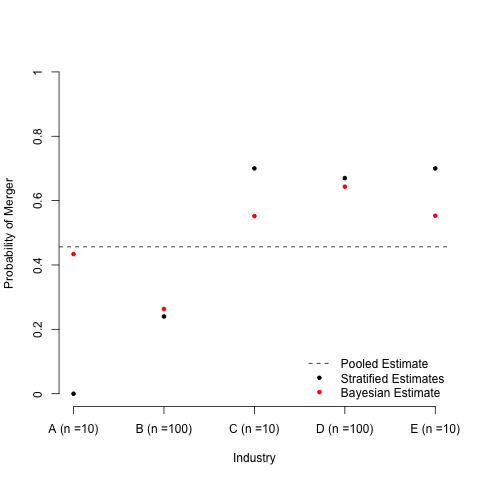

The script that saved this image:
library(nimble)
setwd("/Users/aoganisi/Dropbox/Stable Markets/BayesianTutorials/PartialPooling")

################################################################################
#####                       Simulate Data                                  #####
################################################################################
set.seed(10)

d_A<-rbinom(n = 10,  size = 1, prob =  .2)
d_B<-rbinom(n = 100, size = 1, prob = .3)
d_C<-rbinom(n = 10, size = 1, prob = .45)
d_D<-rbinom(n = 100, size = 1, prob = .7)
d_E<-rbinom(n = 10, size = 1, prob = .8)

approve <- c(d_A, d_B, d_C, d_D, d_E)
industry <- as.factor(c(rep('A', 10),  rep('B', 100), rep('C', 10),
              rep('D', 100), rep('E', 10) ))

mod_mat <- model.matrix(lm(approve ~ industry))

d_list <- list(X = mod_mat, 
               approve = approve)

p <- ncol(mod_mat)
n <- nrow(mod_mat)

################################################################################
#####                       Bayesian Esimtate                              #####
################################################################################

code <- nimbleCode({
  
  for(i in 1:p){
    beta[i] ~ dnorm(0, 3)
  }
  
  
  logit(eta[1:n]) <- X[1:n,1:p] %*% beta[1:p]
  
  
  for(i in 1:n) {
    approve[i] ~ dbern(prob = eta[i] )  
  }
  
  p_approve[1] <- expit(beta[1])
  p_approve[2] <- expit(beta[1] + beta[2])
  p_approve[3] <- expit(beta[1] + beta[3])
  p_approve[4] <- expit(beta[1] + beta[4])
  p_approve[5] <- expit(beta[1] + beta[5])
  
})

merge_model <- nimbleModel(code=code, 
                           constants=list(p=p, n=n),
                           inits = list(beta=c(0,0,0,0,0)),
                           data=d_list)

spec <- configureMCMC(merge_model)
spec$addSampler(type = 'RW_block', target ='beta',
                control = list(targetNodes='beta',
                               adaptive = TRUE ))
spec$monitors <- c('p_approve')



mcmc <- buildMCMC(spec)

compiled_model <- compileNimble(merge_model)
compiled_mcmc <- compileNimble(mcmc, project = merge_model)

compiled_mcmc$run(10000)

samples <- as.matrix(compiled_mcmc$mvSamples)
summary(samples)

partial_pool_p <- colMeans(samples[5000:10000,])

################################################################################
#####                       Frequentist Estimates                          #####
################################################################################

### no pooling
no_pool_res <- glm(approve ~ industry, family = binomial(link = 'logit'))

# compute probabilities of merger for each industry separately.
no_pooled_p <- predict(no_pool_res, 
                    newdata = data.frame(industry=as.factor(c('A','B','C','D','E') )), 
                    type = 'response')

### complete pooling
pool_res <- glm(approve ~ 1, family = binomial(link = 'logit'))

# compute probability of merger across all idustries, pooled.
pooled_p <- exp(pool_res$coefficients)/(1 + exp(pool_res$coefficients))


################################################################################
#####                       Visualize Results                              #####
################################################################################

png(filename = 'PartialPool.png')
plot(partial_pool_p, pch=20, col='red', ylim=c(0,1), axes=F, 
     xlab='Industry', ylab='Probability of Merger')
axis(1, at = 1:5, labels = paste0(unique(industry), " (n =",c(10,100,10,100,10),')' ) )
axis(2, at = seq(0,1,.2), labels= seq(0,1,.2) )

points(1:5, no_pooled_p, pch=20, col='black')
abline(h=pooled_p, lty=2)

legend('bottomright', 
       legend = c('Pooled Estimate','Stratified Estimates', 'Bayesian Estimate'),
       lty = c(2,NA,NA), col=c('black','black','red'), pch=c(NA, 20,20), bty='n')
dev.off()